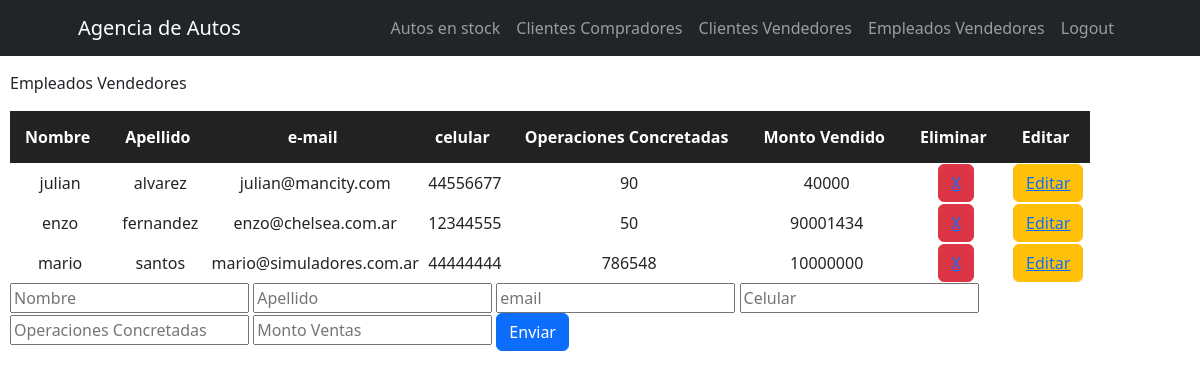
Page /setEmpleadosVendedores/ (signed in) on the committed database.
### AgenciApp/models.py (models this page shows, shortened)
class empleadosVendedores(models.Model):
    nombre = models.CharField(max_length=40)
    apellido = models.CharField(max_length=40)
    email = models.EmailField()
    celular = models.IntegerField()
    operacionesConcretadas = models.IntegerField()
    montoVendido = models.IntegerField()

### AgenciApp/views.py (the view)
# urls.py: path('setEmpleadosVendedores/', setEmpleadosVendedores, name='setEmpleadosVendedores'),
@login_required
def setEmpleadosVendedores(request):
    Empleados = empleadosVendedores.objects.all()
    if request.method == 'POST':
        empleado = empleadosVendedores(nombre=request.POST["nombre"],apellido=request.POST["apellido"],email=request.POST["email"],celular=request.POST["celular"], operacionesConcretadas=request.POST["operacionesConcretadas"], montoVendido=request.POST["montoVendido"])
        empleado.save()
        miFormulario = empleadosFormulario()
        return render(request, "AgenciApp/setEmpleadosVendedores.html", {"miFormulario":miFormulario, "Empleados":Empleados})
    else:
        miFormulario = empleadosFormulario()
    return render(request, "AgenciApp/setEmpleadosVendedores.html", {"miFormulario":miFormulario, "Empleados":Empleados})

### AgenciApp/forms.py
class empleadosFormulario(forms.Form):
    nombre = forms.CharField()
    apellido = forms.CharField()
    email = forms.EmailField()
    celular = forms.IntegerField()
    operacionesConcretadas = forms.CharField(label='Operaciones Concretadas')
    montoVendido = forms.IntegerField(label='Monto Vendido')

### AgenciApp/templates/AgenciApp/setEmpleadosVendedores.html (shortened to what this page needs)
<div>
    {% extends "AgenciApp/empleadosVendedores.html" %}
    {% load static %}
    {% block setEmpleadosVendedores %}
    <form action="" method="post"> {% csrf_token %}
        <input placeholder="Nombre" type = "text" name="nombre" required>
        <input placeholder="Apellido" type = "text" name="apellido" required>
        <input placeholder="email" type = "email" name="email" required>
        <input placeholder="Celular" type = "number" name="celular" required>
        <input placeholder="Operaciones Concretadas" type = "number" name="operacionesConcretadas" required>
        <input placeholder="Monto Ventas" type = "number" name="montoVendido" required>
        <input class="btn btn-primary" type="submit" value="Enviar">
    </form>
    {% endblock %}

### AgenciApp/templates/AgenciApp/empleadosVendedores.html (shortened to what this page needs)
<div>
    {% extends "AgenciApp/inicio.html" %}
    {% load static %}
        {% block contenidoQueCambia %}
        <p>Empleados Vendedores</p>
        <table class="tablaEmpleadosVendedores">
            <tr class="tituloTablaEmpleadosVendedores">
                <th>Nombre</th>
                <th>Apellido</th>
                <th>e-mail</th>
                <th>celular</th>
                <th>Operaciones Concretadas</th>
                <th>Monto Vendido</th>
                <th>Eliminar</th>
                <th>Editar</th>
            </tr>
                {% for Empleado in Empleados %}
                    <tr>
                        <td>{{Empleado.nombre}}</td>
                        <td>{{Empleado.apellido}}</td>
                        <td>{{Empleado.email}}</td>
                        <td>{{Empleado.celular}}</td>
                        <td>{{Empleado.operacionesConcretadas}}</td>
                        <td>{{Empleado.montoVendido}}</td>
                        <td><button class="btn btn-danger btnEliminar"><a href="{% url 'eliminarEmpleadoVendedor' Empleado.email %}">X</a></button></td>
                        <td><button class="btn btn-warning btnEditar"><a href="{% url 'editarEmpleadoVendedor' Empleado.email %}">Editar</a></button></td>
                {% endfor %}
        </table>
        <div class="formSetEmpleadosVendedores">
            {% block setEmpleadosVendedores %}
            {% endblock %}
        </div>
        {% endblock %}

### AgenciApp/static/AgenciApp/css/AgenciAppStyle.css (style rules this page uses)
.tablaEmpleadosVendedores { text-align: center; }
.tituloTablaEmpleadosVendedores { background-color: rgb(34, 34, 34); color: white; padding-right: 20px !important; text-align: center !important; }
.tituloTablaEmpleadosVendedores th { padding: 15px; text-align: center !important; padding-right: 20px !important; }

### rows in the picture
empleadosVendedores: nombre "julian", apellido "alvarez", email "julian@mancity.com", celular "44556677", operacionesConcretadas "90", montoVendido "40000"
empleadosVendedores: nombre "enzo", apellido "fernandez", email "enzo@chelsea.com.ar", celular "12344555", operacionesConcretadas "50", montoVendido "90001434"
empleadosVendedores: nombre "mario", apellido "santos", email "mario@simuladores.com.ar", celular "44444444", operacionesConcretadas "786548", montoVendido "10000000"
